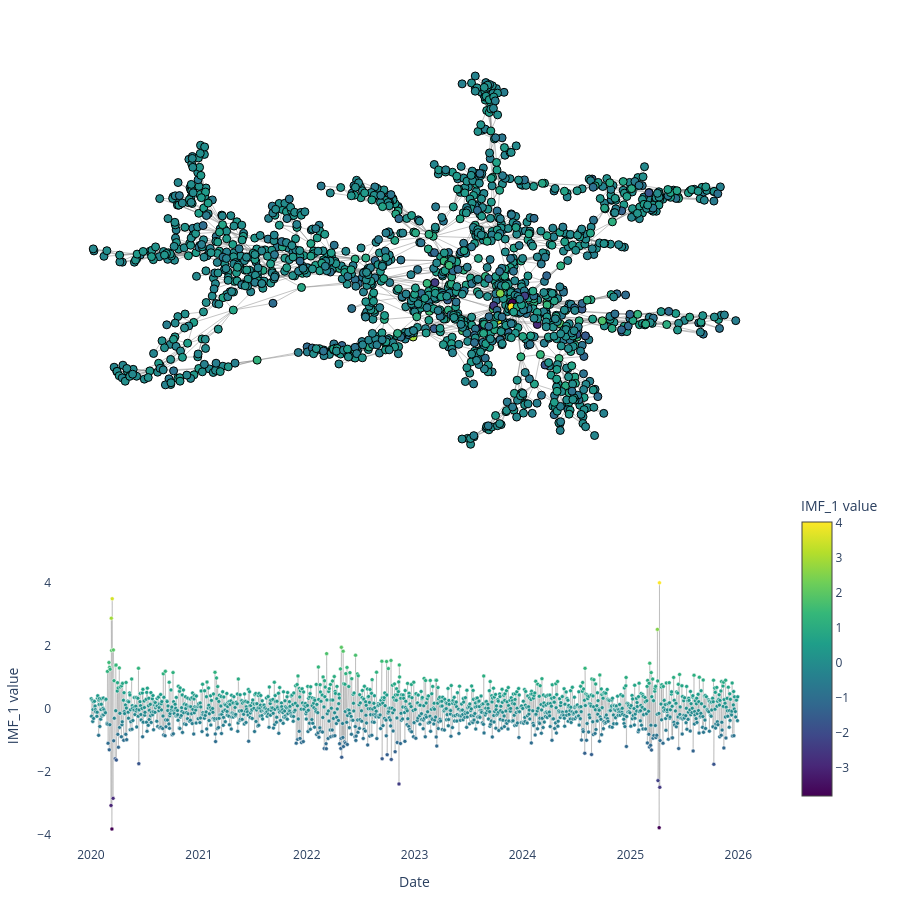

The code cell stored with this chart in its notebook:
### Code cell
# Graph visualization (English): force layout + time series
import networkx as nx
from plotly.subplots import make_subplots

if len(indices_filtrados) == 0:
    raise ValueError("No nodes in the specified date range. Adjust the date range.")

if len(enlaces_mapeados) == 0:
    print("⚠ Warning: No edges in the filtered subgraph.")

valores_imf_array = np.array(valores_imf_filtrados, dtype=np.float64)

print("Creating NetworkX graph...")
G = nx.Graph()
G.add_nodes_from(range(len(indices_filtrados)))
if len(enlaces_mapeados) > 0:
    enlaces_tuplas = [(int(edge[0]), int(edge[1])) for edge in enlaces_mapeados]
    G.add_edges_from(enlaces_tuplas)
    print(f"Graph created with {G.number_of_nodes()} nodes and {G.number_of_edges()} edges")

print("Calculating graph layout...")
pos = nx.spring_layout(G, k=1, iterations=50, seed=42)

x_pos = np.array([pos[i][0] for i in range(len(indices_filtrados))])
y_pos = np.array([pos[i][1] for i in range(len(indices_filtrados))])


def format_date(fecha):
    """Formats a date safely."""
    try:
        if isinstance(fecha, pd.Timestamp):
            return fecha.strftime("%Y-%m-%d")
        if isinstance(fecha, str):
            return fecha
        return str(pd.Timestamp(fecha).strftime("%Y-%m-%d"))
    except Exception:
        return str(fecha)


hover_texts = [
    f"Date: {format_date(fecha)}<br>{nombre_columna_imf} value: {val:.4f}<br>Index: {idx}"
    for fecha, val, idx in zip(fechas_filtradas, valores_imf_array, indices_filtrados)
]

print("Creating edge traces...")
edge_x = []
edge_y = []
if len(enlaces_mapeados) > 0:
    for edge in enlaces_mapeados:
        src_idx = int(edge[0])
        dst_idx = int(edge[1])
        x0, y0 = pos[src_idx]
        x1, y1 = pos[dst_idx]
        edge_x.extend([x0, x1, None])
        edge_y.extend([y0, y1, None])

edge_trace = go.Scatter(
    x=edge_x,
    y=edge_y,
    mode="lines",
    line=dict(width=0.5, color="#888"),
    hoverinfo="none",
    showlegend=False,
)

valor_min = np.min(valores_imf_array)
valor_max = np.max(valores_imf_array)

print("Creating node trace...")
node_trace = go.Scatter(
    x=x_pos,
    y=y_pos,
    mode="markers",
    marker=dict(
        size=8,
        color=valores_imf_array,
        colorscale="Viridis",
        cmin=valor_min,
        cmax=valor_max,
        showscale=False,
        line=dict(width=1, color="black"),
    ),
    text=hover_texts,
    hoverinfo="text",
    showlegend=False,
)

print("Creating time series trace...")
time_series_trace = go.Scatter(
    x=fechas_filtradas,
    y=valores_imf_array,
    mode="lines+markers",
    name=nombre_columna_imf,
    line=dict(color="rgba(128,128,128,0.3)", width=1),
    marker=dict(
        size=4,
        color=valores_imf_array,
        colorscale="Viridis",
        cmin=valor_min,
        cmax=valor_max,
        showscale=True,
        colorbar=dict(title=f"{nombre_columna_imf} value", x=1.02, len=0.4, y=0.25),
        line=dict(width=0.5, color="white"),
    ),
    hovertemplate="Date: %{x}<br>" + nombre_columna_imf + ": %{y:.4f}<extra></extra>",
)

print("Creating figure with subplots...")
fig = make_subplots(
    rows=2,
    cols=1,
    row_heights=[0.6, 0.4],
    vertical_spacing=0.12,
)

fig.add_trace(edge_trace, row=1, col=1)
fig.add_trace(node_trace, row=1, col=1)
fig.add_trace(time_series_trace, row=2, col=1)

fig.update_xaxes(showgrid=False, zeroline=False, showticklabels=False, row=1, col=1)
fig.update_yaxes(showgrid=False, zeroline=False, showticklabels=False, row=1, col=1)

fig.update_xaxes(title_text="Date", row=2, col=1)
fig.update_yaxes(title_text=f"{nombre_columna_imf} value", row=2, col=1)

fig.update_layout(
    showlegend=False,
    hovermode="closest",
    height=900,
    margin=dict(b=50, l=50, r=50, t=50),
    plot_bgcolor="white",
)

archivo_html = "data/20abr26/grafo_hvg_ceemdan_2020_2025_english.html"
print(f"Saving visualization to {archivo_html}...")
fig.write_html(archivo_html)
print(f"✓ Visualization saved successfully to: {archivo_html}")

fig.show()

### Figure 1 — Plotly figure (JSON) as saved in the notebook; plotly's stock layout.template omitted (floating-point values rounded to 4 significant figures; data arrays with more than 128 entries replaced by an {"elided": "..."} marker saying what was removed)
{"data": [{"hoverinfo": "none", "line": {"color": "#888", "width": 0.5}, "mode": "lines", "showlegend": false, "type": "scatter", "x": {"elided": "8988 float values"}, "xaxis": "x", "y": {"elided": "8988 float values"}, "yaxis": "y"}, {"hoverinfo": "text", "marker": {"cmax": 4.014, "cmin": -3.812, "color": {"elided": "1507 float values"}, "colorscale": [[0, "#440154"], [0.1111, "#482878"], [0.2222, "#3e4989"], [0.3333, "#31688e"], [0.4444, "#26828e"], [0.5556, "#1f9e89"], [0.6667, "#35b779"], [0.7778, "#6ece58"], [0.8889, "#b5de2b"], [1, "#fde725"]], "line": {"color": "black", "width": 1}, "showscale": false, "size": 8}, "mode": "markers", "showlegend": false, "text": {"elided": "1507 str values"}, "type": "scatter", "x": {"elided": "1507 float values"}, "xaxis": "x", "y": {"elided": "1507 float values"}, "yaxis": "y"}, {"hovertemplate": "Date: %{x}<br>IMF_1: %{y:.4f}<extra></extra>", "line": {"color": "rgba(128,128,128,0.3)", "width": 1}, "marker": {"cmax": 4.014, "cmin": -3.812, "color": {"elided": "1507 float values"}, "colorbar": {"len": 0.4, "title": {"text": "IMF_1 value"}, "x": 1.02, "y": 0.25}, "colorscale": [[0, "#440154"], [0.1111, "#482878"], [0.2222, "#3e4989"], [0.3333, "#31688e"], [0.4444, "#26828e"], [0.5556, "#1f9e89"], [0.6667, "#35b779"], [0.7778, "#6ece58"], [0.8889, "#b5de2b"], [1, "#fde725"]], "line": {"color": "white", "width": 0.5}, "showscale": true, "size": 4}, "mode": "lines+markers", "name": "IMF_1", "type": "scatter", "x": {"elided": "1507 str values"}, "xaxis": "x2", "y": {"elided": "1507 float values"}, "yaxis": "y2"}], "layout": {"height": 900, "hovermode": "closest", "margin": {"b": 50, "l": 50, "r": 50, "t": 50}, "plot_bgcolor": "white", "showlegend": false, "xaxis": {"anchor": "y", "domain": [0, 1], "showgrid": false, "showticklabels": false, "zeroline": false}, "xaxis2": {"anchor": "y2", "domain": [0, 1], "title": {"text": "Date"}}, "yaxis": {"anchor": "x", "domain": [0.472, 1], "showgrid": false, "showticklabels": false, "zeroline": false}, "yaxis2": {"anchor": "x2", "domain": [0, 0.352], "title": {"text": "IMF_1 value"}}}}
